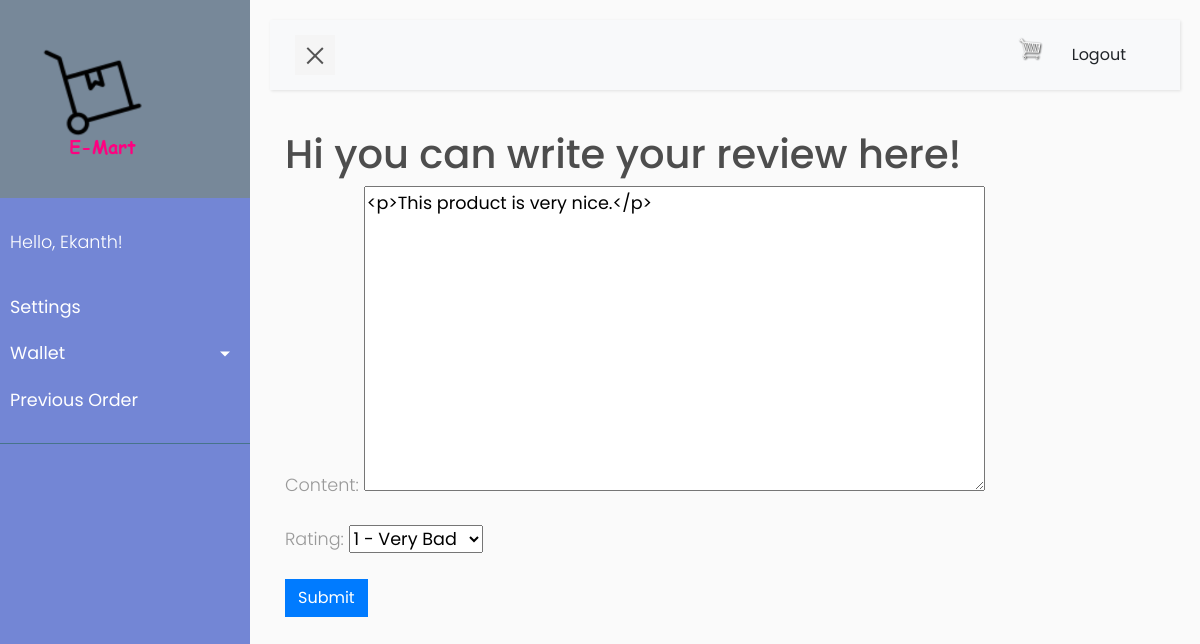
Page /review/item/2 (signed in) on the earlier database version.
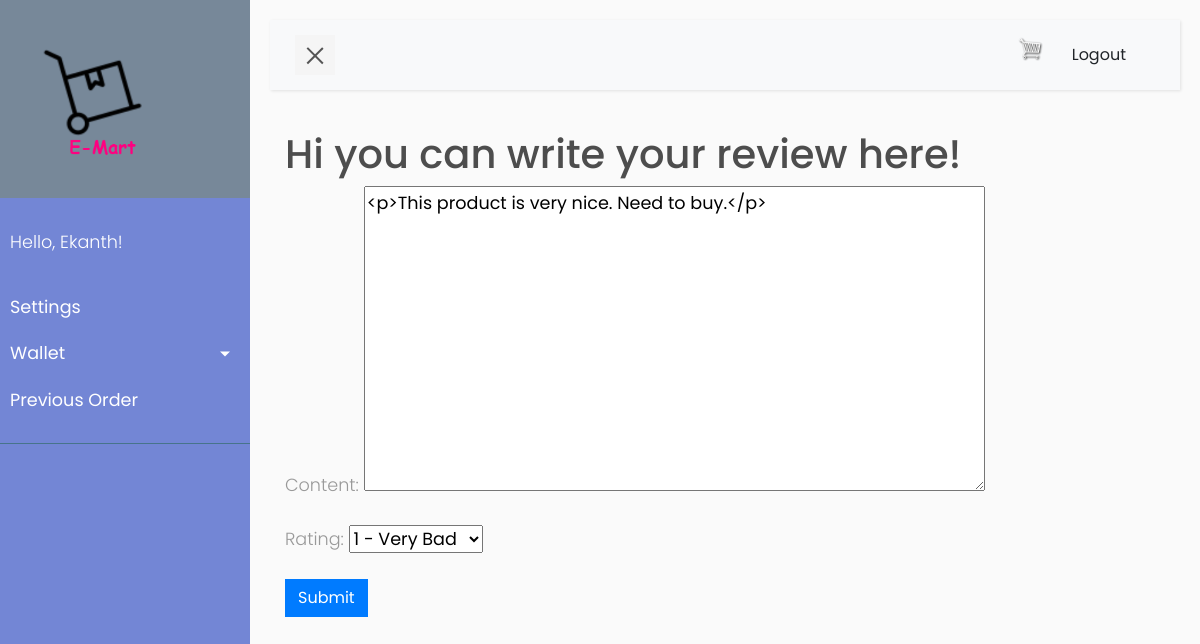
Same page on the later database version.
### store/models.py (models this page shows, shortened)
class Review(models.Model):
    customer = models.ForeignKey(Customer,on_delete=models.SET_NULL,null=True,blank=True)
    product = models.ForeignKey(Product,on_delete=models.CASCADE,blank=True,null=True)
    content = RichTextField(blank=True)
    date = models.DateTimeField(auto_now=True)
    rating = models.PositiveSmallIntegerField(choices=rate_choices)
    def __str__(self):
        return f'{str(self.customer)} {str(self.product)}'

### store/views.py (the view, shortened to what this page needs)
# urls.py: path('review/item/<str:id>',views.review_items,name="review_page"),
def review_items(request,id):
    orders_by_the_customer = Order.objects.filter(customer=request.user,paid=False)
    checking_in_order_items = OrderItem.objects.filter(product_id=id,order__in=orders_by_the_customer)
    print(checking_in_order_items,"checking order items")
    if len(checking_in_order_items)>=1:
        message = "You didn't order yet or your payment is not yet completed."
        messages.error(request,message)
        return redirect('prev_orders')
    current_form = review_form()
    try:
        update_review = Review.objects.get(product_id=id,customer=request.user)
        print(update_review,"update review")
        if update_review:
            current_form = review_form(instance=update_review)
    except Exception as e:
        message = "Your review is Valuble for us"
        messages.success(request,message)
    context = {'form': current_form}
    return render(request,'store/review_items.html',context)

### store/forms.py
class review_form(forms.ModelForm):
    rating = forms.ChoiceField(choices=rate_choices,widget=forms.Select(),required=True)
    class Meta:
        model = Review
        fields = ['content']

### store/models.py (called while the page is built)
    def __str__(self):
        return self.name

### store/templates/store/review_items.html (shortened to what this page needs)
{% extends 'store/main.html' %}
{% load static %}
{% block content %}
    <h1>Hi you can write your review here!</h1>
    <form method="POST" onsubmit="clearField();">
        {{ form.as_p }}
        <input class="btn btn-primary" type="submit" name="save">
    </form>
{% endblock %}

Differences in the rows shown:
changed Review "1 - Very Bad": content "<p>This product is very nice.</p>" → "<p>This product is very nice. Need to buy.</p>"
